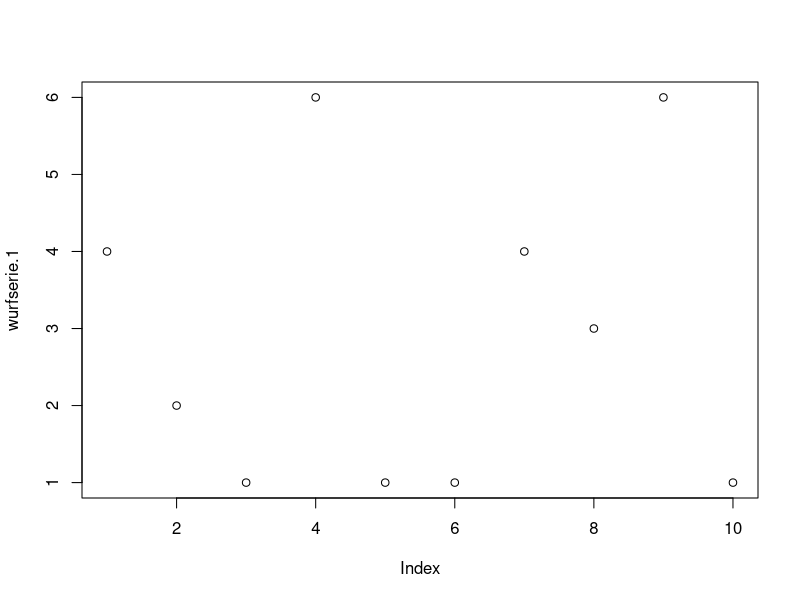
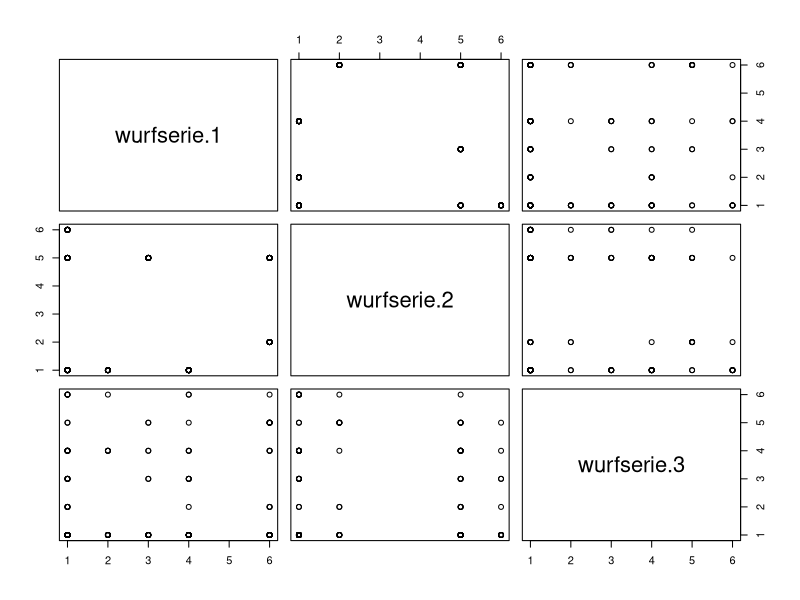

Reproduce these figures in R, in order.
## ---- chunk 1
wurfserie.1=sample(cbind(x=1,y=1:6),10,replace=TRUE)
print(wurfserie.1)
summary(wurfserie.1)
## ---- chunk 2
wurfserie.2=sample(cbind(x=1,y=1:6),10,replace = TRUE)
wurfserie.3=sample(cbind(x=1,y=1:6),150, replace = TRUE)

wurfserien=data.frame(wurfserie.1,wurfserie.2,wurfserie.3)
summary(wurfserien)

plot(wurfserie.1)
plot(wurfserien)
